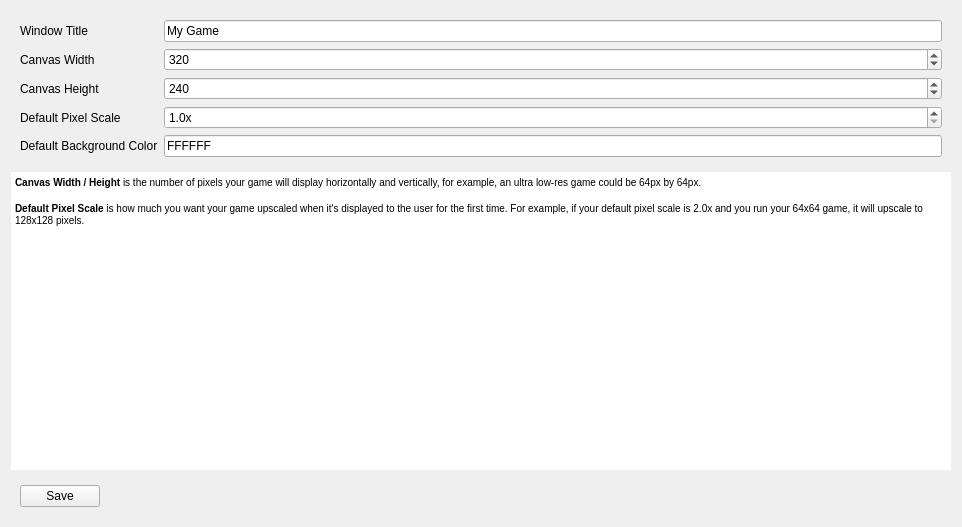
<?xml version="1.0" encoding="UTF-8"?>
<ui version="4.0">
 <class>ConfigurationEditor</class>
 <widget class="QWidget" name="ConfigurationEditor">
  <property name="geometry">
   <rect>
    <x>0</x>
    <y>0</y>
    <width>962</width>
    <height>527</height>
   </rect>
  </property>
  <property name="windowTitle">
   <string>Form</string>
  </property>
  <layout class="QVBoxLayout" name="verticalLayout">
   <item>
    <widget class="QWidget" name="widget" native="true">
     <property name="maximumSize">
      <size>
       <width>16777215</width>
       <height>161</height>
      </size>
     </property>
     <layout class="QFormLayout" name="formLayout_2">
      <item row="1" column="0">
       <widget class="QLabel" name="label_5">
        <property name="text">
         <string>Window Title</string>
        </property>
       </widget>
      </item>
      <item row="1" column="1">
       <widget class="QLineEdit" name="entryDefaultTitle">
        <property name="text">
         <string>My Game</string>
        </property>
       </widget>
      </item>
      <item row="2" column="0">
       <widget class="QLabel" name="label">
        <property name="text">
         <string>Canvas Width</string>
        </property>
       </widget>
      </item>
      <item row="2" column="1">
       <widget class="QSpinBox" name="entryWidth">
        <property name="minimum">
         <number>1</number>
        </property>
        <property name="maximum">
         <number>10000000</number>
        </property>
        <property name="value">
         <number>320</number>
        </property>
       </widget>
      </item>
      <item row="3" column="0">
       <widget class="QLabel" name="label_2">
        <property name="text">
         <string>Canvas Height</string>
        </property>
       </widget>
      </item>
      <item row="3" column="1">
       <widget class="QSpinBox" name="entryHeight">
        <property name="minimum">
         <number>1</number>
        </property>
        <property name="maximum">
         <number>10000000</number>
        </property>
        <property name="value">
         <number>240</number>
        </property>
       </widget>
      </item>
      <item row="4" column="0">
       <widget class="QLabel" name="label_4">
        <property name="text">
         <string>Default Pixel Scale</string>
        </property>
       </widget>
      </item>
      <item row="4" column="1">
       <widget class="QDoubleSpinBox" name="entryScale">
        <property name="prefix">
         <string/>
        </property>
        <property name="suffix">
         <string>x</string>
        </property>
        <property name="decimals">
         <number>1</number>
        </property>
        <property name="minimum">
         <double>1.000000000000000</double>
        </property>
        <property name="maximum">
         <double>50.000000000000000</double>
        </property>
       </widget>
      </item>
      <item row="5" column="0">
       <widget class="QLabel" name="label_3">
        <property name="text">
         <string>Default Background Color</string>
        </property>
       </widget>
      </item>
      <item row="5" column="1">
       <widget class="QLineEdit" name="entryColor">
        <property name="inputMask">
         <string>HHHHHH</string>
        </property>
        <property name="text">
         <string>FFFFFF</string>
        </property>
       </widget>
      </item>
     </layout>
    </widget>
   </item>
   <item>
    <widget class="QTextEdit" name="textEdit">
     <property name="autoFillBackground">
      <bool>false</bool>
     </property>
     <property name="frameShape">
      <enum>QFrame::NoFrame</enum>
     </property>
     <property name="html">
      <string>&lt;!DOCTYPE HTML PUBLIC &quot;-//W3C//DTD HTML 4.0//EN&quot; &quot;http://www.w3.org/TR/REC-html40/strict.dtd&quot;&gt;
&lt;html&gt;&lt;head&gt;&lt;meta name=&quot;qrichtext&quot; content=&quot;1&quot; /&gt;&lt;style type=&quot;text/css&quot;&gt;
p, li { white-space: pre-wrap; }
&lt;/style&gt;&lt;/head&gt;&lt;body style=&quot; font-family:'MS Shell Dlg 2'; font-size:8.25pt; font-weight:400; font-style:normal;&quot;&gt;
&lt;p style=&quot; margin-top:0px; margin-bottom:0px; margin-left:0px; margin-right:0px; -qt-block-indent:0; text-indent:0px;&quot;&gt;&lt;span style=&quot; font-size:7.8pt; font-weight:600;&quot;&gt;Canvas Width / Height &lt;/span&gt;&lt;span style=&quot; font-size:7.8pt;&quot;&gt;is the number of pixels your game will display horizontally and vertically, for example, an ultra low-res game could be 64px by 64px.&lt;/span&gt;&lt;/p&gt;
&lt;p style=&quot;-qt-paragraph-type:empty; margin-top:0px; margin-bottom:0px; margin-left:0px; margin-right:0px; -qt-block-indent:0; text-indent:0px; font-size:7.8pt;&quot;&gt;&lt;br /&gt;&lt;/p&gt;
&lt;p style=&quot; margin-top:0px; margin-bottom:0px; margin-left:0px; margin-right:0px; -qt-block-indent:0; text-indent:0px;&quot;&gt;&lt;span style=&quot; font-size:7.8pt; font-weight:600;&quot;&gt;Default Pixel Scale &lt;/span&gt;&lt;span style=&quot; font-size:7.8pt;&quot;&gt;is how much you want your game upscaled when it's displayed to the user for the first time. For example, if your default pixel scale is 2.0x and you run your 64x64 game, it will upscale to 128x128 pixels.&lt;/span&gt;&lt;/p&gt;
&lt;p style=&quot;-qt-paragraph-type:empty; margin-top:0px; margin-bottom:0px; margin-left:0px; margin-right:0px; -qt-block-indent:0; text-indent:0px; font-size:7.8pt; font-weight:600;&quot;&gt;&lt;br /&gt;&lt;/p&gt;&lt;/body&gt;&lt;/html&gt;</string>
     </property>
    </widget>
   </item>
   <item alignment="Qt::AlignLeft">
    <widget class="QWidget" name="horizontalWidget" native="true">
     <layout class="QHBoxLayout" name="horizontalLayout">
      <item>
       <widget class="QPushButton" name="buttonSave">
        <property name="maximumSize">
         <size>
          <width>100</width>
          <height>16777215</height>
         </size>
        </property>
        <property name="text">
         <string>Save</string>
        </property>
       </widget>
      </item>
     </layout>
    </widget>
   </item>
  </layout>
 </widget>
 <resources/>
 <connections/>
</ui>
